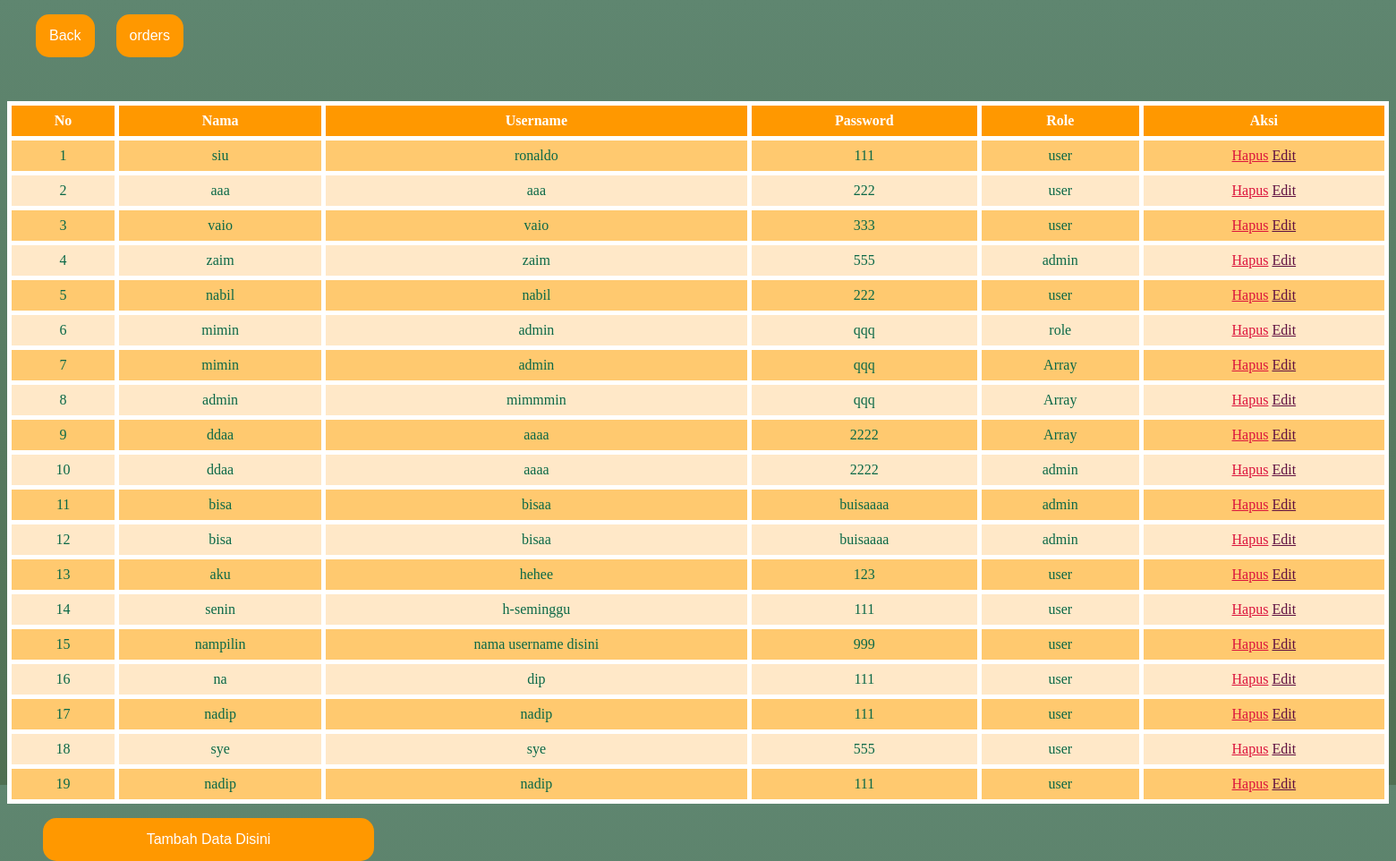
The page /viwtableuser.php on the database its author committed.
### tables this page shows
CREATE TABLE `pengguna` (
  `IdPengguna` int(11) NOT NULL,
  `nama` varchar(111) NOT NULL,
  `username` varchar(111) NOT NULL,
  `password` varchar(111) NOT NULL,
  `role` varchar(111) NOT NULL
);

### viwtableuser.php (the view, shortened to what this page needs)
<!DOCTYPE html>
<html lang="en">
<head>
</head>
<body class="body">
        <div class="nav">
            <ul class="tombol">
                <li class="back"><a href="index.php">Back</a></li>
                <li class="back"> <a href="tableorder.php">orders</a></li>
        </div>
    <table border="1" class="table" >
        <tr>
            <th>No</th>
            <th>Nama</th>
            <th>Username</th>
            <th>Password</th>
            <th>Role</th>
            <th>Aksi</th>
        <tr>
        <?php
    $nomor= 1;
    include "koneksi.php";
    $query_mysql = mysqli_query($mysqli, "SELECT * FROM pengguna") or die(mysqli_error());
        while ($data = mysqli_fetch_array($query_mysql)){
            ?>
    <tr>
        <td><?php echo $nomor++; ?></td>
        <td><?php echo $data['nama']; ?></td>
        <td><?php echo $data['username']; ?></td>
        <td><?php echo $data['password']; ?></td>
        <td><?php echo $data['role']; ?></td>
        <td class="aksi">
         <a class="hapus" href='admin/delete.php?id=<?php echo $data["IdPengguna"];?>'>Hapus</a>
         <a class="edit" href='admin/edit.php?id=<?php echo $data['IdPengguna'];?>'>Edit</a>
        </td>
        <?php } ?>
    </tr>
    </table>
    <div class="navadd">
            <ul class="tomboladd">
                <li class="add"><a href="admin/adddata.php" role="button">Tambah Data Disini</a></li>
        </div>
</body>
</html>

### viwtableuser.php (style rules this page uses)
.body { height: 20cm; background: linear-gradient(#5F8670, #4F6F52) }
.nav { position: absolute; top: 0; left: 0; margin: 0; padding: 0; height: 80px; width: 200%; text-decoration: none; }
.nav ul { list-style: none; cursor: pointer; float: left; margin-right: 155px; }
.nav ul li { list-style: none; display: inline-block; color:rgb(0, 0, 0); font-family: 'releway', sans-serif; padding: 15px 15px; font-weight: 500px; }
.tombol li a { text-decoration: none; color: #fff; text-align: center; position: center; }
.table { margin-top: 3cm; width:100%; position: relative; justify-content: center; border-collapse: collapse; }
tr:nth-child(odd) { background-color: #FFC96F ; color : #0A6847; text-align: center; }
tr:nth-child(even) { background-color: #FFE8C8; color: #0A6847; text-align: center; }
th { background-color: #FF9800; color: white; font-weight: bold; padding: 8px; text-align: center; }
td { padding: 8px; }
th, td { border: 5px solid white; padding: 8px; text-align: center; }
.add { width: 340px; background-color: #FF9800; border-radius: 15px; color: black; }
.back { background-color: #FF9800; border-radius: 15px; color: black; margin-right: 20px; }
.aksi .hapus { color: crimson; }
.aksi .edit { color: #5F0F40; }
.navadd ul li { list-style: none; display: inline-block; color:rgb(0, 0, 0); font-family: 'releway', sans-serif; padding: 15px 15px; font-weight: 500px; text-align: center; }
.tomboladd li a { text-decoration: none; color: #fff; text-align: center; position: center; }

### rows shown on the page
pengguna: nama "siu", username "ronaldo", password "111", role "user"
pengguna: nama "aaa", username "aaa", password "222", role "user"
pengguna: nama "vaio", username "vaio", password "333", role "user"
pengguna: nama "zaim", username "zaim", password "555", role "admin"
pengguna: nama "nabil", username "nabil", password "222", role "user"
pengguna: nama "mimin", username "admin", password "qqq", role "role"
pengguna: nama "mimin", username "admin", password "qqq", role "Array"
pengguna: nama "admin", username "mimmmin", password "qqq", role "Array"
pengguna: nama "ddaa", username "aaaa", password "2222", role "Array"
pengguna: nama "ddaa", username "aaaa", password "2222", role "admin"
pengguna: nama "bisa", username "bisaa", password "buisaaaa", role "admin"
pengguna: nama "bisa", username "bisaa", password "buisaaaa", role "admin"
pengguna: nama "aku", username "hehee", password "123", role "user"
pengguna: nama "senin", username "h-seminggu", password "111", role "user"
pengguna: nama "nampilin", username "nama username disini", password "999", role "user"
pengguna: nama "na", username "dip", password "111", role "user"
pengguna: nama "nadip", username "nadip", password "111", role "user"
pengguna: nama "sye", username "sye", password "555", role "user"
pengguna: nama "nadip", username "nadip", password "111", role "user"
